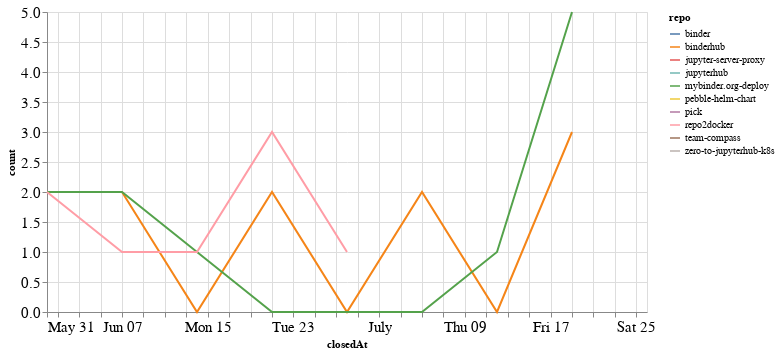

Notebook source saved alongside this figure:
### Code cell
closed_by_time = closed_by.groupby('repo').resample('W', on='closedAt').count()['author'].reset_index()
closed_by_time = closed_by_time.rename(columns={'author': 'count'})

alt.Chart(closed_by_time, width=600).mark_line().encode(
    x='closedAt',
    y='count',
    color='repo',
    tooltip="repo"
)

### Figure 1 — Vega-Lite specification as saved in the notebook (floating-point values rounded to 4 significant figures)
{"config": {"axisLeft": {"labelFontSize": 15}, "axisBottom": {"labelFontSize": 15}}, "data": {"name": "data-38c8edfa31f044a1303bea2bcc4aacae"}, "mark": "line", "encoding": {"color": {"type": "nominal", "field": "repo"}, "tooltip": {"type": "nominal", "field": "repo"}, "x": {"type": "temporal", "field": "closedAt"}, "y": {"type": "quantitative", "field": "count"}}, "width": 600, "$schema": "https://vega.github.io/schema/vega-lite/v4.8.1.json", "datasets": {"data-38c8edfa31f044a1303bea2bcc4aacae": [{"repo": "binder", "closedAt": "2020-06-21T00:00:00", "count": 1}, {"repo": "binderhub", "closedAt": "2020-06-07T00:00:00", "count": 2}, {"repo": "binderhub", "closedAt": "2020-06-14T00:00:00", "count": 0}, {"repo": "binderhub", "closedAt": "2020-06-21T00:00:00", "count": 2}, {"repo": "binderhub", "closedAt": "2020-06-28T00:00:00", "count": 0}, {"repo": "binderhub", "closedAt": "2020-07-05T00:00:00", "count": 2}, {"repo": "binderhub", "closedAt": "2020-07-12T00:00:00", "count": 0}, {"repo": "binderhub", "closedAt": "2020-07-19T00:00:00", "count": 3}, {"repo": "jupyter-server-proxy", "closedAt": "2020-06-14T00:00:00", "count": 1}, {"repo": "jupyterhub", "closedAt": "2020-06-07T00:00:00", "count": 1}, {"repo": "mybinder.org-deploy", "closedAt": "2020-05-31T00:00:00", "count": 2}, {"repo": "mybinder.org-deploy", "closedAt": "2020-06-07T00:00:00", "count": 2}, {"repo": "mybinder.org-deploy", "closedAt": "2020-06-14T00:00:00", "count": 1}, {"repo": "mybinder.org-deploy", "closedAt": "2020-06-21T00:00:00", "count": 0}, {"repo": "mybinder.org-deploy", "closedAt": "2020-06-28T00:00:00", "count": 0}, {"repo": "mybinder.org-deploy", "closedAt": "2020-07-05T00:00:00", "count": 0}, {"repo": "mybinder.org-deploy", "closedAt": "2020-07-12T00:00:00", "count": 1}, {"repo": "mybinder.org-deploy", "closedAt": "2020-07-19T00:00:00", "count": 5}, {"repo": "pebble-helm-chart", "closedAt": "2020-06-07T00:00:00", "count": 1}, {"repo": "pick", "closedAt": "2020-06-14T00:00:00", "count": 1}, {"repo": "repo2docker", "closedAt": "2020-05-31T00:00:00", "count": 2}, {"repo": "repo2docker", "closedAt": "2020-06-07T00:00:00", "count": 1}, {"repo": "repo2docker", "closedAt": "2020-06-14T00:00:00", "count": 1}, {"repo": "repo2docker", "closedAt": "2020-06-21T00:00:00", "count": 3}, {"repo": "repo2docker", "closedAt": "2020-06-28T00:00:00", "count": 1}, {"repo": "team-compass", "closedAt": "2020-06-28T00:00:00", "count": 1}, {"repo": "zero-to-jupyterhub-k8s", "closedAt": "2020-07-26T00:00:00", "count": 1}]}}
